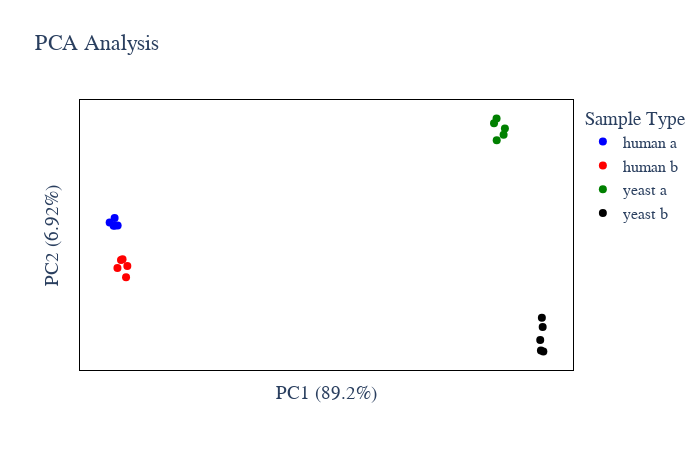

Here is the notebook cell this chart was saved with:
### Code cell
# Protein Abundance PCA plot
plot_options={
            "compare groups": ["human a","human b", "yeast a", "yeast b"],
            "title": "PCA Analysis",
            "color": ["blue", "red", "green", "black", "yellow", "purple",
                      "orange", "brown", "pink", "gray", "olive", "cyan"],
            "symbol": ['circle', 'circle', 'circle'],
            "marker_size": 8,
            "width": 700,
            "height": 450,
            "font": dict(size=16, family="Arial black"),
            "ylimits": [],
            "xlimits": []
        }
figure, _, _ =PCA_plots(data_obj, plot_options, saved_settings)
figure.show()

### Figure 1 — Plotly figure (JSON) as saved in the notebook; plotly's stock layout.template omitted (floating-point values rounded to 4 significant figures)
{"data": [{"hovertemplate": "%{text}<br>PC1: %{x} <br>PC2: %{y}", "legendgroup": "human a", "marker": {"color": "blue", "size": 8, "symbol": "circle"}, "mode": "markers", "name": "human a", "orientation": "v", "showlegend": true, "text": ["0-5", "0-6", "0-7", "0-8", "0-9"], "type": "scatter", "x": [-19.16, -19.28, -19.19, -18.9, -19.65], "xaxis": "x", "y": [0.9294, 0.918, 1.454, 0.943, 1.139], "yaxis": "y"}, {"hovertemplate": "%{text}<br>PC1: %{x} <br>PC2: %{y}", "legendgroup": "human b", "marker": {"color": "red", "size": 8, "symbol": "circle"}, "mode": "markers", "name": "human b", "orientation": "v", "showlegend": true, "text": ["0-0", "0-1", "0-2", "0-3", "0-4"], "type": "scatter", "x": [-18.59, -17.99, -18.44, -18.11, -18.92], "xaxis": "x", "y": [-1.452, -1.88, -1.397, -2.652, -2.01], "yaxis": "y"}, {"hovertemplate": "%{text}<br>PC1: %{x} <br>PC2: %{y}", "legendgroup": "yeast a", "marker": {"color": "green", "size": 8, "symbol": "circle"}, "mode": "markers", "name": "yeast a", "orientation": "v", "showlegend": true, "text": ["1-5", "1-6", "1-7", "1-8", "1-9"], "type": "scatter", "x": [16.34, 17.24, 17.36, 16.6, 16.58], "xaxis": "x", "y": [8.017, 7.225, 7.654, 6.854, 8.354], "yaxis": "y"}, {"hovertemplate": "%{text}<br>PC1: %{x} <br>PC2: %{y}", "legendgroup": "yeast b", "marker": {"color": "black", "size": 8, "symbol": "circle"}, "mode": "markers", "name": "yeast b", "orientation": "v", "showlegend": true, "text": ["1-0", "1-1", "1-2", "1-3", "1-4"], "type": "scatter", "x": [20.83, 20.96, 20.9, 20.74, 20.67], "xaxis": "x", "y": [-5.463, -7.801, -6.106, -7.728, -6.999], "yaxis": "y"}], "layout": {"font": {"family": "Arial black", "size": 16}, "height": 450, "legend": {"title": {"text": "Sample Type"}, "tracegroupgap": 0}, "paper_bgcolor": "rgba(255, 255, 255, 255)", "plot_bgcolor": "rgba(255, 255, 255, 255)", "title": {"text": "PCA Analysis"}, "width": 700, "xaxis": {"anchor": "y", "domain": [0, 1], "linecolor": "black", "mirror": true, "showticklabels": false, "title": {"text": "PC1 (89.2%)"}}, "yaxis": {"anchor": "x", "domain": [0, 1], "linecolor": "black", "mirror": true, "showticklabels": false, "title": {"text": "PC2 (6.92%)"}}}}
